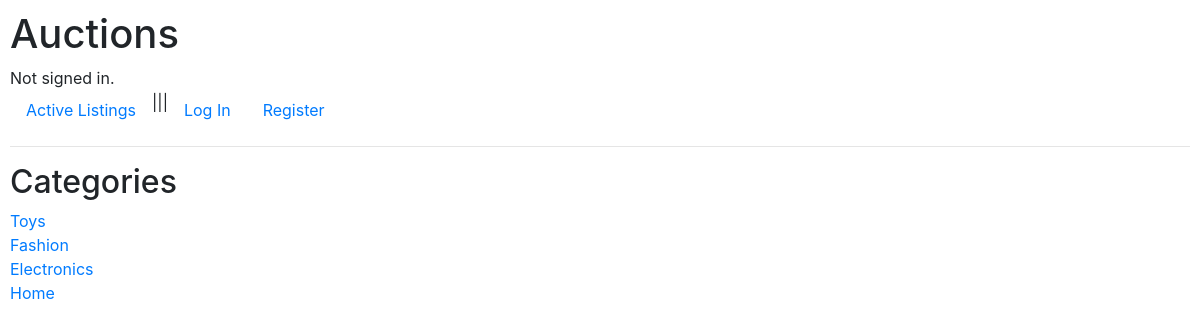
Page /categories/ on the committed database.
### auctions/models.py (models this page shows, shortened)
class Category(models.Model):
    name = models.CharField(max_length=64, unique=True)

### auctions/views.py (the view)
# urls.py: path("categories/", views.categories, name="categories"),
def categories(request):
    return render(request, "auctions/categories.html", {
        "categories":Category.objects.all()
    })

### auctions/templates/auctions/categories.html
{% extends "auctions/layout.html" %}
{% block body %}
    <h2>Categories</h2>
    {% for item in categories %}
        <div><a href="{% url 'category' item.name %}">{{ item.name }}</a></div>
    {% endfor %}
{% endblock %}

### auctions/static/auctions/styles.css (style rules this page uses)
body { padding: 10px; }

### rows in the picture
Category: name "Toys"
Category: name "Fashion"
Category: name "Electronics"
Category: name "Home"
